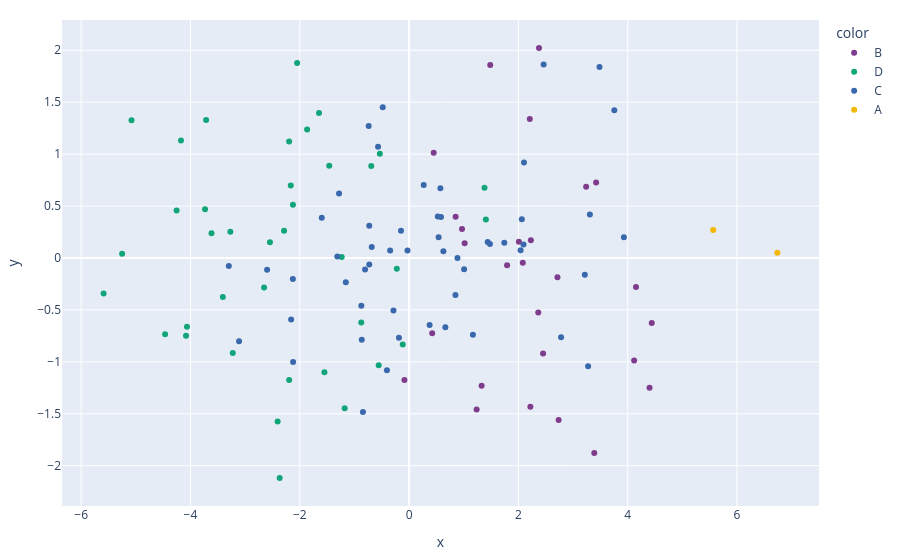

Notebook source saved alongside this figure:
### Code cell
fig = px.scatter(x=X_train_trf[:,0],y=X_train_trf[:,1],color=Y_train,color_discrete_sequence=px.colors.qualitative.Bold)
fig.update_layout(margin=dict(l=20,r=20,t=20,b=20))
fig.show()

### Figure 1 — Plotly figure (JSON) as saved in the notebook; plotly's stock layout.template omitted (floating-point values rounded to 4 significant figures)
{"data": [{"hovertemplate": "color=B<br>x=%{x}<br>y=%{y}<extra></extra>", "legendgroup": "B", "marker": {"color": "rgb(127, 60, 141)", "symbol": "circle"}, "mode": "markers", "name": "B", "orientation": "v", "showlegend": true, "type": "scatter", "x": [4.118, 2.715, 3.239, 2.736, 2.228, 2.451, 0.9685, 2.377, -0.08544, 3.422, 3.388, 0.4503, 1.327, 1.485, 2.009, 1.016, 0.4227, 0.8515, 4.151, 2.22, 4.4, 2.08, 1.793, 1.235, 2.209, 4.44, 2.363], "xaxis": "x", "y": [-0.9876, -0.1867, 0.6869, -1.561, 0.1707, -0.921, 0.2784, 2.022, -1.174, 0.7276, -1.877, 1.013, -1.23, 1.857, 0.1568, 0.1417, -0.725, 0.397, -0.2784, -1.433, -1.25, -0.04568, -0.06941, -1.458, 1.338, -0.6264, -0.5259], "yaxis": "y"}, {"hovertemplate": "color=D<br>x=%{x}<br>y=%{y}<extra></extra>", "legendgroup": "D", "marker": {"color": "rgb(17, 165, 121)", "symbol": "circle"}, "mode": "markers", "name": "D", "orientation": "v", "showlegend": true, "type": "scatter", "x": [-3.27, -5.251, -1.233, -5.079, -2.406, 1.38, -2.195, -5.59, -3.226, -0.6919, -0.5355, -4.174, -1.178, -3.714, -4.064, -0.116, -1.865, -4.464, -1.648, -4.254, -2.049, -0.875, -0.5563, -0.2251, -3.407, -4.081, -2.195, -2.287, -2.125, -2.368, -2.546, -3.615, -3.733, -1.461, -2.653, -2.165, 1.405, -1.549], "xaxis": "x", "y": [0.252, 0.04001, 0.008888, 1.325, -1.576, 0.6767, -1.176, -0.3414, -0.9152, 0.8866, 1.003, 1.13, -1.447, 1.328, -0.6622, -0.834, 1.238, -0.7337, 1.397, 0.4577, 1.878, -0.6222, -1.034, -0.1044, -0.3746, -0.7477, 1.122, 0.263, 0.5116, -2.118, 0.1511, 0.2381, 0.4692, 0.8888, -0.2854, 0.6984, 0.3702, -1.1], "yaxis": "y"}, {"hovertemplate": "color=C<br>x=%{x}<br>y=%{y}<extra></extra>", "legendgroup": "C", "marker": {"color": "rgb(57, 105, 172)", "symbol": "circle"}, "mode": "markers", "name": "C", "orientation": "v", "showlegend": true, "type": "scatter", "x": [2.781, -0.8739, -1.158, 2.04, 1.48, -0.7397, 1.168, 0.5404, -0.5673, 3.484, -0.02908, -0.844, 0.8484, 3.93, 0.3753, -0.7284, 3.755, 0.5254, 2.102, -3.298, 2.462, -0.4824, -2.598, 3.275, -0.2858, -2.122, 1.742, 0.5838, -0.8058, 1.438, -0.7289, 3.307, -0.8656, -0.6836, -1.281, 3.216, -0.3467, 2.093, -2.127, 2.062, -0.1853, -1.313, -1.598, -3.111, 1.007, 0.8854, 0.6634, 0.6272, 0.5726, -0.1483, -0.4052, -2.158, 0.2676], "xaxis": "x", "y": [-0.7633, -0.4591, -0.2337, 0.07388, 0.1337, 1.271, -0.7401, 0.1998, 1.071, 1.838, 0.07325, -1.483, -0.3565, 0.2003, -0.6457, -0.06252, 1.421, 0.4003, 0.9195, -0.07667, 1.864, 1.451, -0.1144, -1.044, -0.5058, -1.002, 0.1469, 0.3954, -0.1112, 0.1549, 0.3115, 0.4194, -0.7884, 0.1051, 0.6207, -0.1617, 0.07134, 0.1292, -0.2032, 0.3727, -0.7687, 0.01324, 0.3883, -0.8018, -0.1076, -0.0005305, -0.6664, 0.06505, 0.6724, 0.2629, -1.081, -0.5928, 0.7018], "yaxis": "y"}, {"hovertemplate": "color=A<br>x=%{x}<br>y=%{y}<extra></extra>", "legendgroup": "A", "marker": {"color": "rgb(242, 183, 1)", "symbol": "circle"}, "mode": "markers", "name": "A", "orientation": "v", "showlegend": true, "type": "scatter", "x": [5.564, 6.739], "xaxis": "x", "y": [0.2698, 0.04956], "yaxis": "y"}], "layout": {"legend": {"title": {"text": "color"}, "tracegroupgap": 0}, "margin": {"b": 20, "l": 20, "r": 20, "t": 20}, "xaxis": {"anchor": "y", "domain": [0, 1], "title": {"text": "x"}}, "yaxis": {"anchor": "x", "domain": [0, 1], "title": {"text": "y"}}}}
